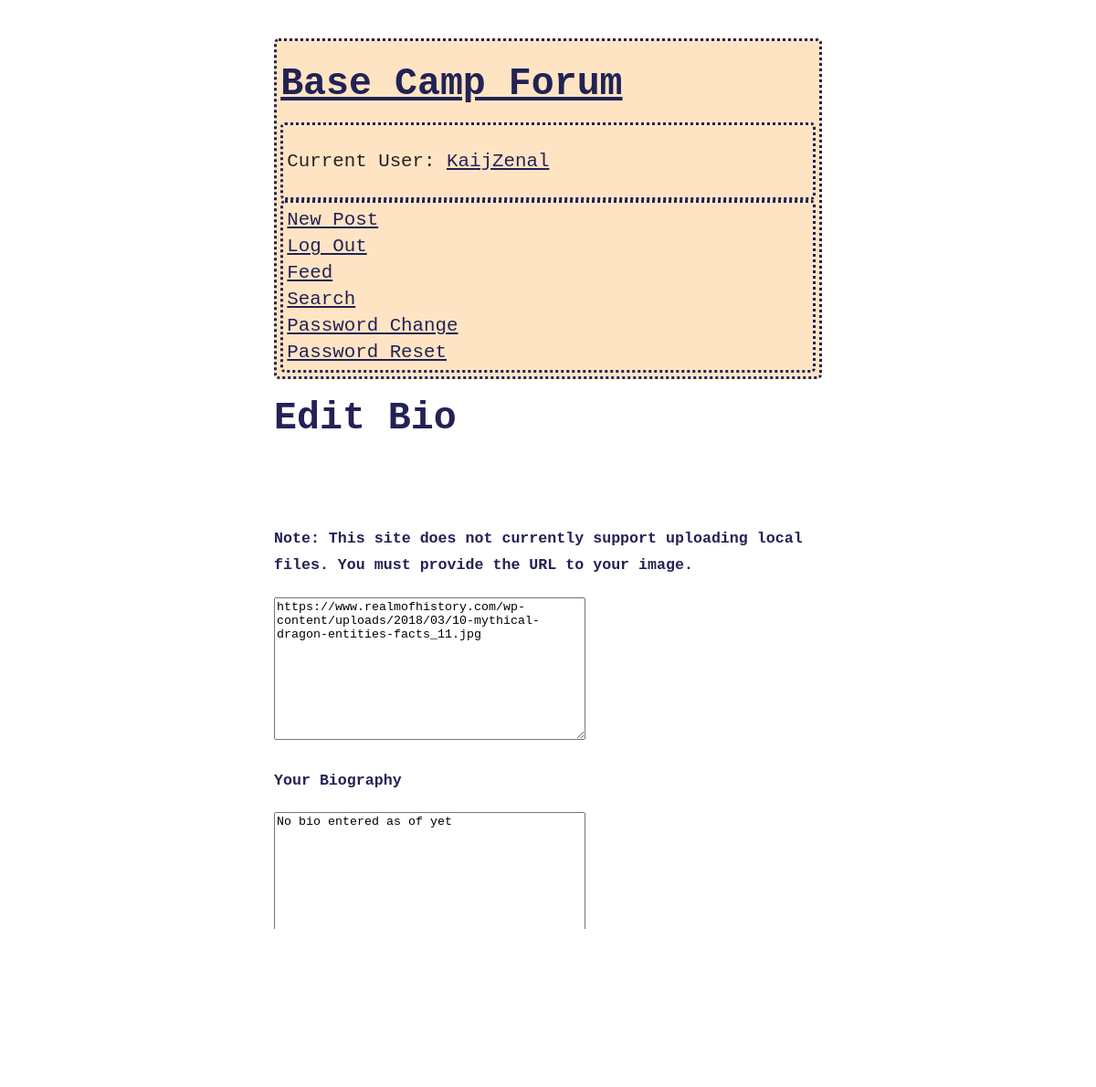
The page /user/edit-bio (signed in) on the database its author committed.
### accounts/models.py (models this page shows, shortened)
class CustomUser(AbstractUser):
    age = models.PositiveIntegerField(null=True, blank=True)
    bio = models.TextField(max_length=250, default="No bio entered")
    profile_picture_link = models.TextField(
        max_length=250,
        default="https://upload.wikimedia.org/wikipedia/en/1/1b/NPC_wojak_meme.png",
    )
    followers = models.ManyToManyField(
        "self", blank=True, symmetrical=False, related_name="leaders"
    )

### blog/views.py (the view, shortened to what this page needs)
class UpdateBioView(LoginRequiredMixin, UserPassesTestMixin, UpdateView):
    model = CustomUser
    template_name = "bio_edit.html"
    fields = ["profile_picture_link", "bio"]
    def get_object(self):
        return self.request.user
    def test_func(self):
        return self.get_object().id == self.request.user.id

### templates/bio_edit.html (shortened to what this page needs)
{% extends 'base.html' %} {% block content %}
<h1>Edit Bio</h1>
<form action="" method="post">
  <br />
  {% if user.is_authenticated %}
  <br />
  <h3>
    Note: This site does not currently support uploading local files. You must
    provide the URL to your image.
  </h3>
  <p>{{ form.profile_picture_link }} {{ form.profile_picture_link.errors }}</p>
  <h3>Your Biography</h3>
  <p>{{ form.bio }} {{ form.bio.errors }}</p>
  <input class="buttonclass" type="submit" value="Update" />
  {% else %}
  <p>You are not logged in</p>
  {% endif %}
</form>
{% endblock content %}

### templates/base.html (shortened to what this page needs)
<!DOCTYPE html>
{% load static %}
<html lang="en">
  <head>
    <link rel="stylesheet" href="{% static 'css/base.css' %}" />
  </head>
  <body>
    <div>
      <header class="post-entry">
        <div>
          <h1>
            <a href="{% url 'home' %}?sortby=new">Base Camp Forum</a>
          </h1>
        </div>
        {% if user.is_authenticated %}
        <div class="post-entry">
          <p>
            Current User:
            <a href="{% url 'user_profile' user.username %}"
              >{{ user.username }}</a
            >
          </p>
        </div>
        <div class="post-entry">
          <a href="{% url 'post_new' %}">New Post</a>
          <br />
          <a href="{% url 'logout' %}">Log Out</a>
          <br />
          <a href="{% url 'following' %}">Feed</a>
          <br />
          <a href="{% url 'search' %}?q=">Search</a>
          <br />
          <a href="{% url 'password_change' %}?">Password Change</a>
          <br />
          <a href="{% url 'password_reset' %}?">Password Reset</a>
        </div>
        {% endif %}
      </header>
      {% block content %} {% endblock content %}
      <div class="post-entry"><p>v0.8-d36</p></div>
    </div>
  </body>
</html>

### static/css/base.css (style rules this page uses)
@media only screen and (min-width: 901px) { body { background-color: white; max-width: 50%; margin: 0 auto; padding-top: 2em; font-family: monospace; font-size: 1.6em; line-height: 1.4em; } }
p { color: #222; }
header, h1, h2, h3, a { color: #225; }
a { background: bisque; }
h1 { font-size: 2em; }
h3 { font-size: 0.8em; }
.post-entry { border-color: #225; border-style: dotted; border-radius: 5px; padding: 0.2em; background: bisque; }

### templates/base.html (style rules this page uses)
body { background-image: url("https://i.pinimg.com/originals/09/7e/0c/097e0c433638da0406899722cdaff9d0.png"); background-repeat: no-repeat; background-attachment: fixed; background-size: cover; }

### rows shown on the page
CustomUser: username "KaijZenal", profile_picture_link "https://www.realmofhistory.com/wp-content/uploads/2018/03/10-mythical-dragon-entities-facts_11.jpg", bio "No bio entered as of yet"
